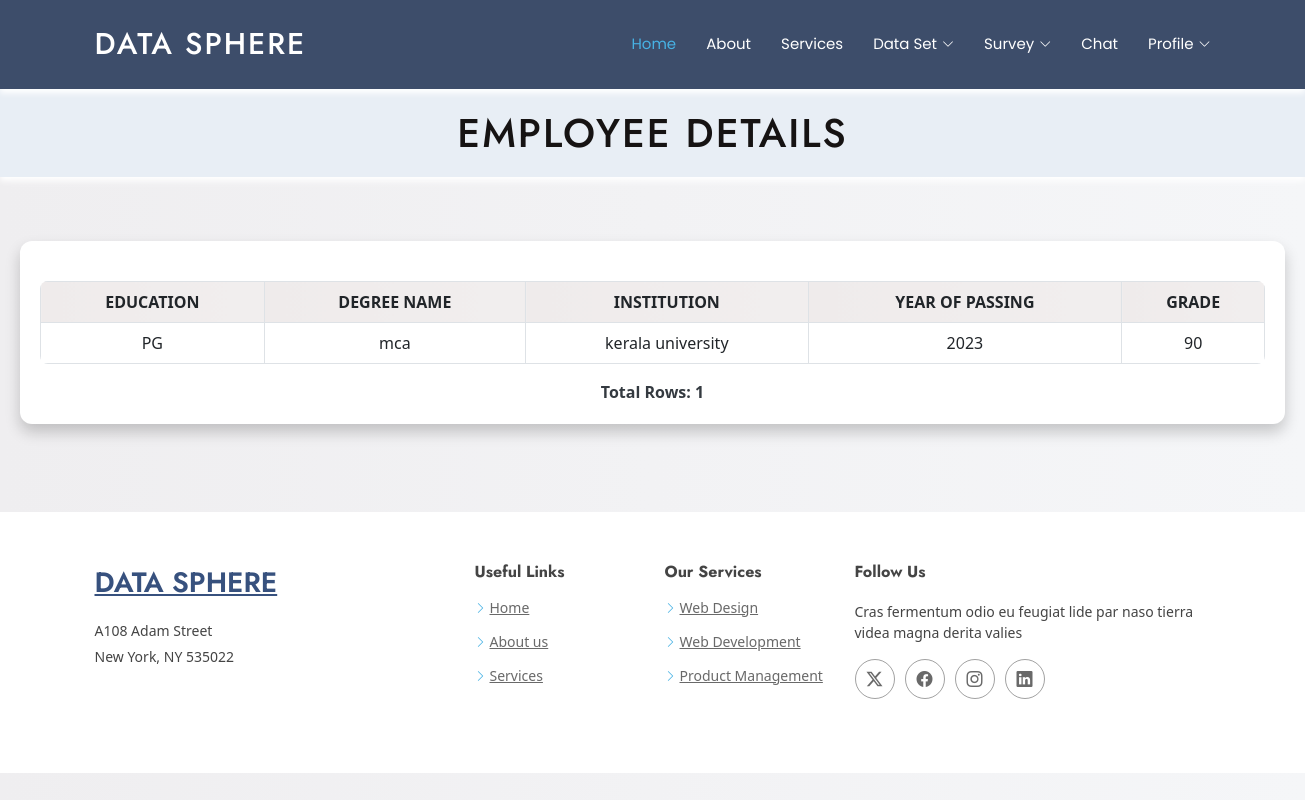
The app's page /buss_edu_preview/ with its own data.
### Dataapp/models.py (models this page shows, shortened)
class EducationDetail(models.Model):
    DEGREE_LEVEL_CHOICES = [
        ('10th', '10th'),
        ('12th', '12th'),
        ('UG', 'Undergraduate'),
        ('PG', 'Postgraduate'),
        ('Other', 'Other'),
    ]
    file=models.FileField(upload_to='education_files/',null=True, blank=True)
    degree_level = models.CharField(max_length=10, choices=DEGREE_LEVEL_CHOICES)
    degree_name = models.CharField(max_length=100)
    institution = models.CharField(max_length=200)
    year_of_passing = models.PositiveIntegerField()
    grade_or_percentage = models.CharField(max_length=20)
    login=models.ForeignKey(User, on_delete=models.CASCADE)

### Dataapp/views.py (the view)
# urls.py: path('buss_edu_preview/', views.buss_edu_preview, name='buss_edu_preview'),
def buss_edu_preview(request):
    users = EducationDetail.objects.all()
    total_rows = users.count()  # Calculate the total number of rows
    return render(request, 'bussiness/buss_edu_preview.html', {'users': users, 'total_rows': total_rows})

### Dataapp/templates/bussiness/buss_edu_preview.html (shortened to what this page needs)
{% extends "bussiness/header.html" %}
{% load static %}
{% block content %}
<!DOCTYPE html>
<html lang="en">
<head>
    <link href="https://cdn.jsdelivr.net/npm/bootstrap@5.3.0/dist/css/bootstrap.min.css" rel="stylesheet">
</head>
<body>
    <header>
        <h1>Employee Details</h1>
    </header>
    <main><br>
        <div class="table-container">
            <table class="table table-bordered table-hover">
                <thead>
                    <tr>
                        <th class="text-center">Education</th>
                        <th class="text-center">Degree Name </th>
                        <th class="text-center">Institution</th>
                        <th class="text-center">Year of passing </th>
                        <th class="text-center">grade</th>
                    </tr>
                </thead>
                <tbody>
                    {% for user in users|slice:":10" %}
                    <tr>
                        <td>{{ user.degree_level}}</td>
                        <td>{{ user.degree_name}}</td>
                        <td>{{ user.institution}}</td>
                        <td>{{ user.year_of_passing}}</td>
                        <td>{{ user.grade_or_percentage}}</td>
                    </tr>
                    {% endfor %}
                </tbody>
            </table>
            <div class="text-center mt-3">
                <strong>Total Rows: {{ total_rows }}</strong>
            </div>
        </div>
    </main>
</body>
</html>
<br><br>
{% endblock %}

### Dataapp/static/user/assets/css/main.css (style rules this page uses)
:root { --default-font: "Open Sans", system-ui, -apple-system, "Segoe UI", Roboto, "Helvetica Neue", Arial, "Noto Sans", "Liberation Sans", sans-serif, "Apple Color Emoji", "Segoe UI Emoji", "Segoe UI Symbol", "Noto Color Emoji"; --heading-font: "Jost", sans-serif; --nav-font: "Poppins", sans-serif; }
:root { --background-color: #ffffff; --default-color: #444444; --heading-color: #37517e; --accent-color: #47b2e4; --surface-color: #ffffff; --contrast-color: #ffffff; }
:root { --nav-color: #ffffff; --nav-hover-color: #47b2e4; --nav-mobile-background-color: #ffffff; --nav-dropdown-background-color: #ffffff; --nav-dropdown-color: #444444; --nav-dropdown-hover-color: #47b2e4; }
:root { scroll-behavior: smooth; }
body { color: var(--default-color); background-color: var(--background-color); font-family: var(--default-font); }
h1, h2, h3, h4, h5, h6 { color: var(--heading-color); font-family: var(--heading-font); }

### Dataapp/templates/bussiness/buss_edu_preview.html (style rules this page uses)
body { font-family: 'Segoe UI', Tahoma, Geneva, Verdana, sans-serif; margin: 0; padding: 0; background: linear-gradient(to right, #efeef0, #f5f6f8); color: #343a40; }
header { background-color: #e8eef5; color: rgb(22, 19, 19); padding: 20px; text-align: center; box-shadow: 0 4px 6px rgb(255, 255, 255); }
header h1 { margin: 0; font-size: 2.5rem; text-transform: uppercase; letter-spacing: 2px; }
main { padding: 20px; }
.table-container { margin: 20px auto; padding: 20px; background: white; border-radius: 12px; box-shadow: 0 8px 15px rgba(0, 0, 0, 0.2); }
table { width: 100%; border-collapse: collapse; margin: 20px 0; background-color: white; border-radius: 8px; overflow: hidden; }
table th, table td { padding: 15px; text-align: center; font-size: 1rem; color: white; }
table th { background: linear-gradient(to right, #efebeb, #f1eeee); color: white; font-weight: bold; text-transform: uppercase; }

### records on screen
EducationDetail: degree_level "PG", degree_name "mca", institution "kerala university", year_of_passing "2023", grade_or_percentage "90"

### other values on screen
{{ total_rows }} "1"
